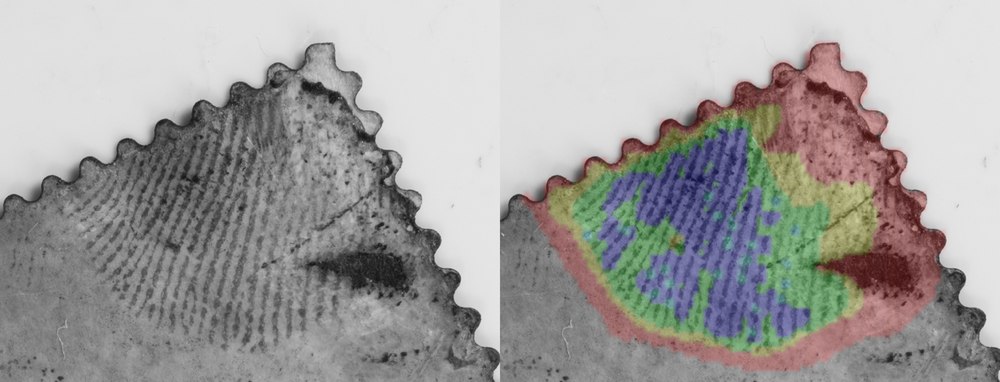
#> input picture fingerprints/fingerprint_960x300.png, 1000 x 382 px, shrunk from 4000 x 1526 before the run, found by its file name
$ python process.py
#> lines starting #> are read from the running program, lines starting #| are printed output that depends on the picture; after the words box and inside, x2 and y2 are one past the last pixel; in counts of white or black regions, pixels touching at a corner belong together; long printed decimals are rounded
import cv2

# Fingerprint image ka path
image_path = "fingerprints/fingerprint_960x300.png"

# Image read karo
image = cv2.imread(image_path)
#> image is the input picture: shape (382, 1000, 3); mean B, G, R 158.4, 159.7, 161.5

# Check karo image properly load hui ya nahi
if image is None:
    print("❌ Fingerprint image load nahi hui!")
else:
    print("✅ Fingerprint image successfully loaded!")

    # Grayscale mein convert
    gray = cv2.cvtColor(image, cv2.COLOR_BGR2GRAY)
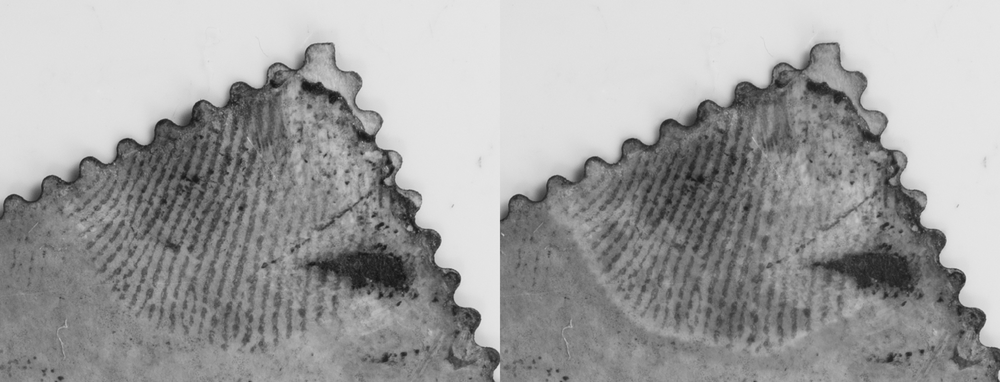
#> gray: shape (382, 1000); min 20, max 232, mean 160.1

    print("Image width:", gray.shape[1])
#| Image width: 1000
    print("Image height:", gray.shape[0])
#| Image height: 382

    # Grayscale image save karo
    cv2.imwrite("fingerprints/fingerprint_gray.png", gray)
# ==========================================
# FINGERPRINT ENHANCEMENT
# ==========================================

# Contrast improve karna
clahe = cv2.createCLAHE(
    clipLimit=2.0,
    tileGridSize=(8, 8)
)

enhanced = clahe.apply(gray)
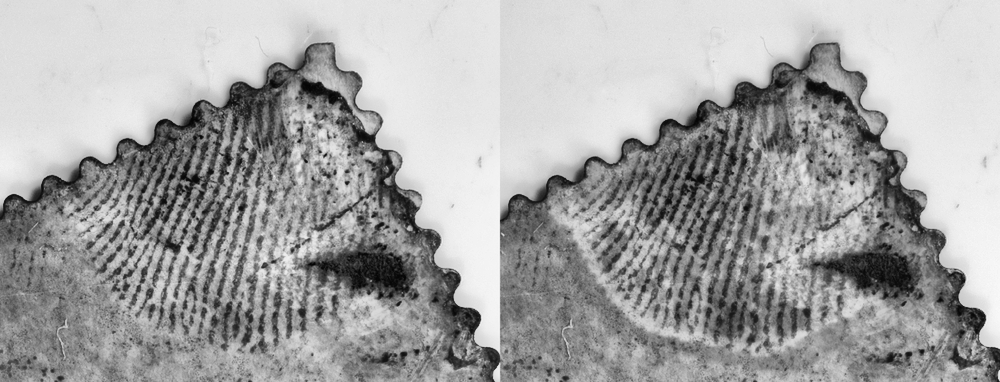
#> enhanced: shape (382, 1000); min 3, max 249, mean 164.7

# Thoda noise remove karna
enhanced = cv2.GaussianBlur(enhanced, (3, 3), 0)

# Enhanced fingerprint save karo
cv2.imwrite(
    "fingerprints/fingerprint_enhanced.png",
    enhanced
)

print("✅ Fingerprint enhancement complete!")
print("✅ Enhanced fingerprint saved!")
# ==========================================
# FINGERPRINT RIDGE EXTRACTION
# ==========================================

# Fingerprint ridges ko black/white mein separate karna
_, ridge_image = cv2.threshold(
    enhanced,
    0,
    255,
    cv2.THRESH_BINARY_INV + cv2.THRESH_OTSU
)
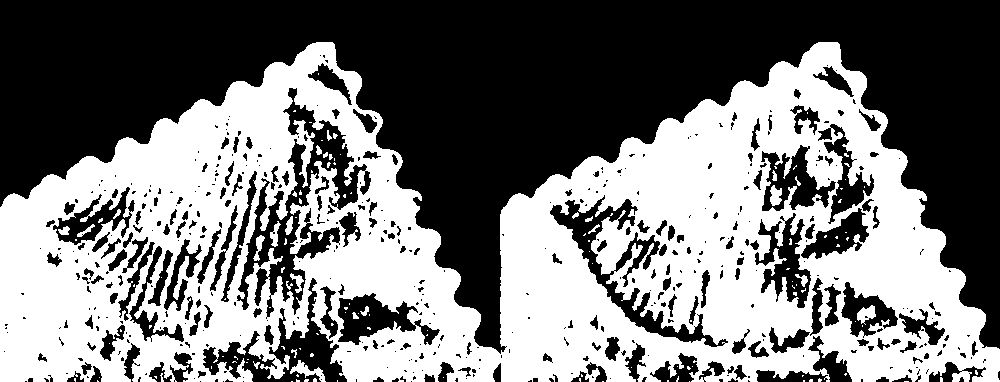
#> ridge_image: shape (382, 1000); 47.1% white; 132 white regions (106 under 20 px), largest, box (x1, y1, x2, y2) and area: (0, 42, 1000, 382) 177625, (290, 360, 326, 382) 276, (857, 305, 876, 325) 215

# Small noise remove karna
kernel = cv2.getStructuringElement(
    cv2.MORPH_ELLIPSE,
    (3, 3)
)

ridge_image = cv2.morphologyEx(
    ridge_image,
    cv2.MORPH_OPEN,
    kernel
)
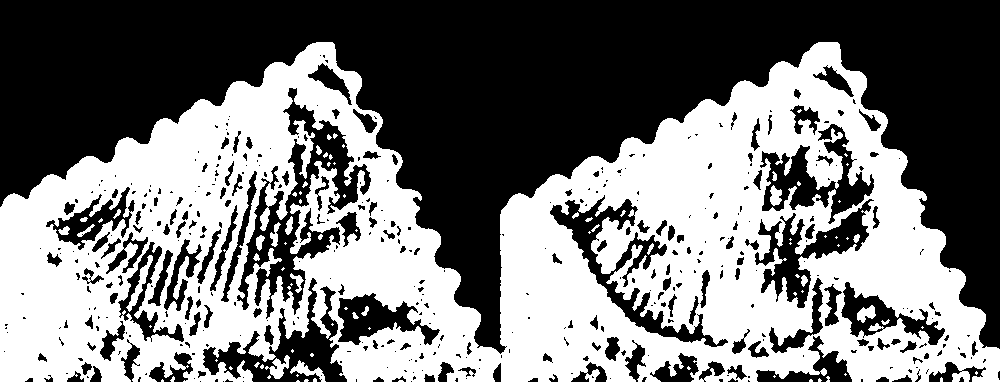
#> ridge_image: shape (382, 1000); 46.8% white; 88 white regions (60 under 20 px), largest, box (x1, y1, x2, y2) and area: (0, 42, 1000, 382) 175693, (126, 255, 153, 312) 354, (265, 355, 290, 379) 267

# Ridge image save karo
cv2.imwrite(
    "fingerprints/fingerprint_ridges.png",
    ridge_image
)

print("✅ Fingerprint ridge extraction complete!")
print("✅ Ridge image saved!")
# ==========================================
# FINGERPRINT FEATURE EXTRACTION
# ==========================================

# Ridge image se useful statistical features
mean_value = ridge_image.mean()
#> mean_value = 119.2
white_pixels = cv2.countNonZero(ridge_image)
#> white_pixels = 178589
total_pixels = ridge_image.shape[0] * ridge_image.shape[1]
#> total_pixels = 382000
ridge_density = white_pixels / total_pixels
#> ridge_density = 0.468

print("================================")
print("FINGERPRINT FEATURES")
print("================================")
print("Mean intensity:", mean_value)
#| Mean intensity: 119.215
print("Ridge pixels:", white_pixels)
#| Ridge pixels: 178589
print("Total pixels:", total_pixels)
#| Total pixels: 382000
print("Ridge density:", ridge_density)
#| Ridge density: 0.4675

print("✅ Feature extraction complete!")
